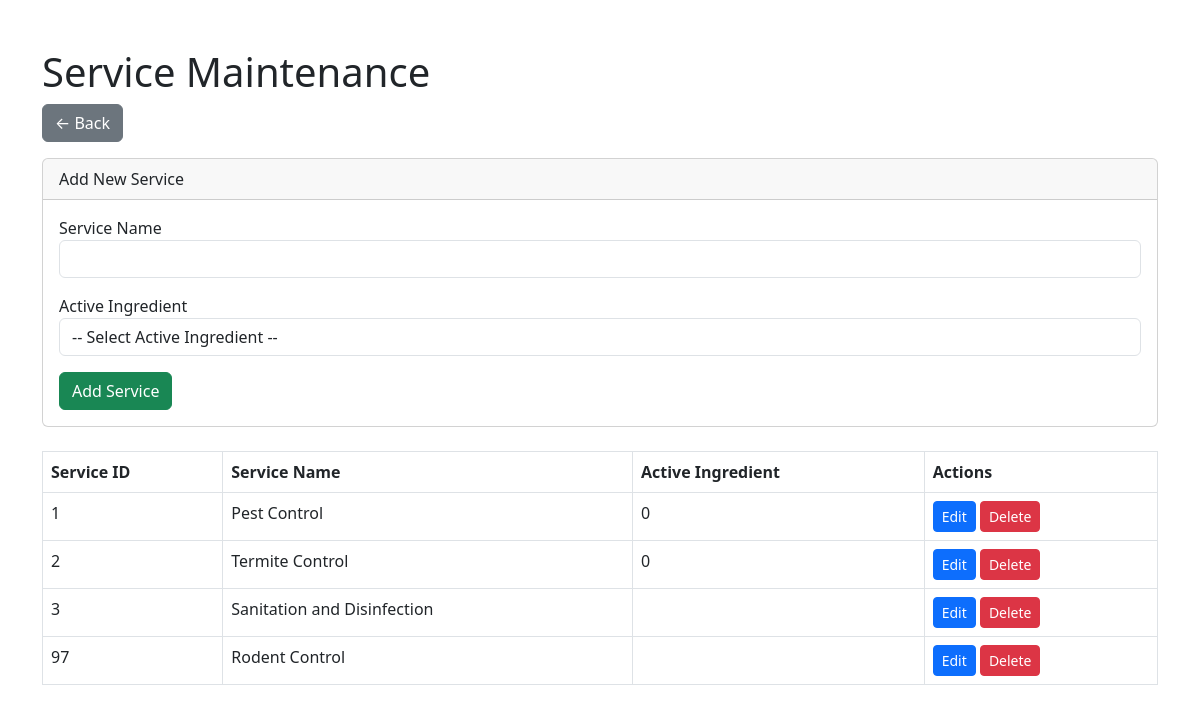
The app's page /maintenance.php with its own data.
### tables this page shows
CREATE TABLE `services` (
  `service_id` int NOT NULL AUTO_INCREMENT,
  `service_name` varchar(100) NOT NULL,
  `service_type` varchar(100) DEFAULT NULL,
  `service_details` text,
  `description` text,
  `created_at` timestamp NOT NULL DEFAULT CURRENT_TIMESTAMP,
  `active_ingredient` varchar(100) NOT NULL,
  PRIMARY KEY (`service_id`),
  UNIQUE KEY `service_name` (`service_name`)
);

### maintenance.php (the view, shortened to what this page needs)
<?php
$host = 'localhost';
$dbname = 'pest control';
$username = 'root';
$password = '';
$conn = new mysqli($host, $username, $password, $dbname);
$query = "SELECT service_id, service_name, active_ingredient FROM services ORDER BY service_id ASC";
$result = $conn->query($query);
$services = $result ? $result->fetch_all(MYSQLI_ASSOC) : [];
?>
<!DOCTYPE html>
<html lang="en">
<head>
    <link href="https://cdn.jsdelivr.net/npm/bootstrap@5.3.0/dist/css/bootstrap.min.css" rel="stylesheet">
</head>
<body class="container py-5">
<h1>Service Maintenance</h1>
<a href="dashboard.php" class="btn btn-secondary mb-3">← Back</a>
<div class="card mb-4">
    <div class="card-header">Add New Service</div>
    <div class="card-body">
        <form method="POST">
            <div class="mb-3">
                <label>Service Name</label>
                <input type="text" name="service_name" class="form-control" required>
            </div>
            <div class="mb-3">
                <label>Active Ingredient</label>
                <select name="active_ingredient" class="form-control" required>
                    <option value="">-- Select Active Ingredient --</option>
                </select>
            </div>
            <button type="submit" name="add_service" class="btn btn-success">Add Service</button>
        </form>
    </div>
</div>
<table class="table table-bordered">
    <thead>
    <tr>
        <th>Service ID</th>
        <th>Service Name</th>
        <th>Active Ingredient</th>
        <th>Actions</th>
    </tr>
    </thead>
    <tbody>
    <?php if (empty($services)): ?>
        <tr><td colspan="4" class="text-center">No services found.</td></tr>
    <?php else: ?>
        <?php foreach ($services as $service): ?>
            <tr>
                <td><?= $service['service_id'] ?></td>
                <td><?= htmlspecialchars($service['service_name']) ?></td>
                <td><?= htmlspecialchars($service['active_ingredient']) ?></td>
                <td>
                    <a href="edit_service.php?id=<?= $service['service_id'] ?>" class="btn btn-sm btn-primary">Edit</a>
                    <a href="maintenance.php?delete=<?= $service['service_id'] ?>" class="btn btn-sm btn-danger" onclick="return confirm('Delete this service?');">Delete</a>
                </td>
            </tr>
        <?php endforeach; ?>
    <?php endif; ?>
    </tbody>
</table>
</body>
</html>

### records on screen
services: service_id "1", service_name "Pest Control", active_ingredient "0"
services: service_id "2", service_name "Termite Control", active_ingredient "0"
services: service_id "3", service_name "Sanitation and Disinfection"
services: service_id "97", service_name "Rodent Control"
